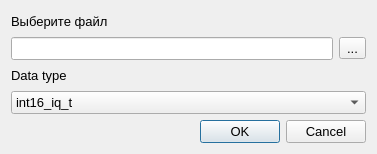
<?xml version="1.0" encoding="UTF-8"?>
<ui version="4.0">
 <class>WaveFormOpeningDialog</class>
 <widget class="QDialog" name="WaveFormOpeningDialog">
  <property name="geometry">
   <rect>
    <x>0</x>
    <y>0</y>
    <width>377</width>
    <height>154</height>
   </rect>
  </property>
  <property name="font">
   <font>
    <pointsize>10</pointsize>
   </font>
  </property>
  <property name="windowTitle">
   <string>Dialog</string>
  </property>
  <layout class="QGridLayout" name="gridLayout">
   <item row="0" column="0">
    <layout class="QVBoxLayout" name="verticalLayout_3">
     <item>
      <layout class="QVBoxLayout" name="verticalLayout">
       <item>
        <widget class="QLabel" name="label">
         <property name="text">
          <string>Выберите файл</string>
         </property>
        </widget>
       </item>
       <item>
        <layout class="QHBoxLayout" name="horizontalLayout">
         <item>
          <widget class="QLineEdit" name="lineEdit">
           <property name="readOnly">
            <bool>true</bool>
           </property>
          </widget>
         </item>
         <item>
          <widget class="QToolButton" name="toolButton">
           <property name="text">
            <string>...</string>
           </property>
          </widget>
         </item>
        </layout>
       </item>
      </layout>
     </item>
     <item>
      <layout class="QVBoxLayout" name="verticalLayout_2">
       <item>
        <widget class="QLabel" name="label_2">
         <property name="text">
          <string>Data type</string>
         </property>
        </widget>
       </item>
       <item>
        <widget class="QComboBox" name="comboBox">
         <item>
          <property name="text">
           <string>int16_iq_t</string>
          </property>
         </item>
         <item>
          <property name="text">
           <string>int32_iq_t</string>
          </property>
         </item>
         <item>
          <property name="text">
           <string>float_iq_t</string>
          </property>
         </item>
         <item>
          <property name="text">
           <string>double_iq_t</string>
          </property>
         </item>
         <item>
          <property name="text">
           <string>int16_t</string>
          </property>
         </item>
         <item>
          <property name="text">
           <string>int32_t</string>
          </property>
         </item>
         <item>
          <property name="text">
           <string>float</string>
          </property>
         </item>
         <item>
          <property name="text">
           <string>double</string>
          </property>
         </item>
        </widget>
       </item>
      </layout>
     </item>
     <item>
      <widget class="QDialogButtonBox" name="buttonBox">
       <property name="orientation">
        <enum>Qt::Horizontal</enum>
       </property>
       <property name="standardButtons">
        <set>QDialogButtonBox::Cancel|QDialogButtonBox::Ok</set>
       </property>
      </widget>
     </item>
    </layout>
   </item>
  </layout>
 </widget>
 <resources/>
 <connections>
  <connection>
   <sender>buttonBox</sender>
   <signal>accepted()</signal>
   <receiver>WaveFormOpeningDialog</receiver>
   <slot>accept()</slot>
   <hints>
    <hint type="sourcelabel">
     <x>248</x>
     <y>254</y>
    </hint>
    <hint type="destinationlabel">
     <x>157</x>
     <y>274</y>
    </hint>
   </hints>
  </connection>
  <connection>
   <sender>buttonBox</sender>
   <signal>rejected()</signal>
   <receiver>WaveFormOpeningDialog</receiver>
   <slot>reject()</slot>
   <hints>
    <hint type="sourcelabel">
     <x>316</x>
     <y>260</y>
    </hint>
    <hint type="destinationlabel">
     <x>286</x>
     <y>274</y>
    </hint>
   </hints>
  </connection>
 </connections>
</ui>
